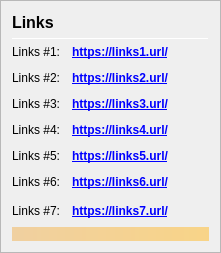
                <widget class="QFrame" name="frame_Links">
                 <property name="frameShape">
                  <enum>QFrame::StyledPanel</enum>
                 </property>
                 <property name="frameShadow">
                  <enum>QFrame::Raised</enum>
                 </property>
                 <layout class="QVBoxLayout" name="verticalLayout_Links">
                  <item>
                   <layout class="QHBoxLayout" name="horizontalLayout_Links_1" stretch="0,0">
                    <item>
                     <widget class="QLabel" name="label_Links_title">
                      <property name="minimumSize">
                       <size>
                        <width>0</width>
                        <height>20</height>
                       </size>
                      </property>
                      <property name="font">
                       <font>
                        <pointsize>12</pointsize>
                        <weight>75</weight>
                        <bold>true</bold>
                       </font>
                      </property>
                      <property name="text">
                       <string>Links</string>
                      </property>
                     </widget>
                    </item>
                    <item>
                     <spacer name="horizontalSpacer_Links_1">
                      <property name="orientation">
                       <enum>Qt::Horizontal</enum>
                      </property>
                      <property name="sizeHint" stdset="0">
                       <size>
                        <width>40</width>
                        <height>20</height>
                       </size>
                      </property>
                     </spacer>
                    </item>
                   </layout>
                  </item>
                  <item>
                   <widget class="Line" name="line_Links">
                    <property name="minimumSize">
                     <size>
                      <width>0</width>
                      <height>1</height>
                     </size>
                    </property>
                    <property name="maximumSize">
                     <size>
                      <width>16777215</width>
                      <height>1</height>
                     </size>
                    </property>
                    <property name="orientation">
                     <enum>Qt::Horizontal</enum>
                    </property>
                   </widget>
                  </item>
                  <item>
                   <layout class="QGridLayout" name="gridLayout_Links">
                    <property name="spacing">
                     <number>12</number>
                    </property>
                    <item row="1" column="0">
                     <widget class="QLabel" name="labelLinks1">
                      <property name="text">
                       <string>Links #1:</string>
                      </property>
                     </widget>
                    </item>
                    <item row="1" column="1">
                     <widget class="QLabel" name="labelLinksUrl1">
                      <property name="font">
                       <font>
                        <weight>75</weight>
                        <bold>true</bold>
                       </font>
                      </property>
                      <property name="text">
                       <string notr="true">&lt;a href=&quot;https://links1.url/&quot;&gt;https://links1.url/&lt;/a&gt;</string>
                      </property>
                      <property name="textFormat">
                       <enum>Qt::RichText</enum>
                      </property>
                      <property name="alignment">
                       <set>Qt::AlignLeading|Qt::AlignLeft|Qt::AlignVCenter</set>
                      </property>
                      <property name="openExternalLinks">
                       <bool>true</bool>
                      </property>
                     </widget>
                    </item>
                    <item row="2" column="0">
                     <widget class="QLabel" name="labelLinks2">
                      <property name="text">
                       <string>Links #2:</string>
                      </property>
                     </widget>
                    </item>
                    <item row="2" column="1">
                     <widget class="QLabel" name="labelLinksUrl2">
                      <property name="font">
                       <font>
                        <weight>75</weight>
                        <bold>true</bold>
                       </font>
                      </property>
                      <property name="text">
                       <string notr="true">&lt;a href=&quot;https://links2.url/&quot;&gt;https://links2.url/&lt;/a&gt;</string>
                      </property>
                      <property name="alignment">
                       <set>Qt::AlignLeading|Qt::AlignLeft|Qt::AlignVCenter</set>
                      </property>
                      <property name="openExternalLinks">
                       <bool>true</bool>
                      </property>
                     </widget>
                    </item>
                    <item row="3" column="0">
                     <widget class="QLabel" name="labelLinks3">
                      <property name="text">
                       <string>Links #3:</string>
                      </property>
                     </widget>
                    </item>
                    <item row="3" column="1">
                     <widget class="QLabel" name="labelLinksUrl3">
                      <property name="font">
                       <font>
                        <weight>75</weight>
                        <bold>true</bold>
                       </font>
                      </property>
                      <property name="text">
                       <string notr="true">&lt;a href=&quot;https://links3.url/&quot;&gt;https://links3.url/&lt;/a&gt;</string>
                      </property>
                      <property name="alignment">
                       <set>Qt::AlignLeading|Qt::AlignLeft|Qt::AlignVCenter</set>
                      </property>
                      <property name="openExternalLinks">
                       <bool>true</bool>
                      </property>
                     </widget>
                    </item>
                    <item row="4" column="0">
                     <widget class="QLabel" name="labelLinks4">
                      <property name="text">
                       <string>Links #4:</string>
                      </property>
                     </widget>
                    </item>
                    <item row="4" column="1">
                     <widget class="QLabel" name="labelLinksUrl4">
                      <property name="font">
                       <font>
                        <weight>75</weight>
                        <bold>true</bold>
                       </font>
                      </property>
                      <property name="text">
                       <string notr="true">&lt;a href=&quot;https://links4.url/&quot;&gt;https://links4.url/&lt;/a&gt;</string>
                      </property>
                      <property name="alignment">
                       <set>Qt::AlignLeading|Qt::AlignLeft|Qt::AlignVCenter</set>
                      </property>
                      <property name="openExternalLinks">
                       <bool>true</bool>
                      </property>
                     </widget>
                    </item>
                    <item row="5" column="0">
                     <widget class="QLabel" name="labelLinks5">
                      <property name="text">
                       <string>Links #5:</string>
                      </property>
                     </widget>
                    </item>
                    <item row="5" column="1">
                     <widget class="QLabel" name="labelLinksUrl5">
                      <property name="font">
                       <font>
                        <weight>75</weight>
                        <bold>true</bold>
                       </font>
                      </property>
                      <property name="text">
                       <string notr="true">&lt;a href=&quot;https://links5.url/&quot;&gt;https://links5.url/&lt;/a&gt;</string>
                      </property>
                      <property name="alignment">
                       <set>Qt::AlignLeading|Qt::AlignLeft|Qt::AlignVCenter</set>
                      </property>
                      <property name="openExternalLinks">
                       <bool>true</bool>
                      </property>
                     </widget>
                    </item>
                    <item row="6" column="0">
                     <widget class="QLabel" name="labelLinks6">
                      <property name="text">
                       <string>Links #6:</string>
                      </property>
                     </widget>
                    </item>
                    <item row="6" column="1">
                     <widget class="QLabel" name="labelLinksUrl6">
                      <property name="font">
                       <font>
                        <weight>75</weight>
                        <bold>true</bold>
                       </font>
                      </property>
                      <property name="text">
                       <string notr="true">&lt;a href=&quot;https://links6.url/&quot;&gt;https://links6.url/&lt;/a&gt;</string>
                      </property>
                      <property name="alignment">
                       <set>Qt::AlignLeading|Qt::AlignLeft|Qt::AlignVCenter</set>
                      </property>
                      <property name="openExternalLinks">
                       <bool>true</bool>
                      </property>
                     </widget>
                    </item>
                    <item row="7" column="0">
                     <widget class="QLabel" name="labelLinks7">
                      <property name="text">
                       <string>Links #7:</string>
                      </property>
                     </widget>
                    </item>
                    <item row="7" column="1">
                     <widget class="QLabel" name="labelLinksUrl7">
                      <property name="font">
                       <font>
                        <weight>75</weight>
                        <bold>true</bold>
                       </font>
                      </property>
                      <property name="text">
                       <string notr="true">&lt;a href=&quot;https://links7.url/&quot;&gt;https://links7.url/&lt;/a&gt;</string>
                      </property>
                      <property name="alignment">
                       <set>Qt::AlignLeading|Qt::AlignLeft|Qt::AlignVCenter</set>
                      </property>
                      <property name="openExternalLinks">
                       <bool>true</bool>
                      </property>
                     </widget>
                    </item>
                    <item row="7" column="2">
                     <spacer name="horizontalSpacer_Links_2">
                      <property name="orientation">
                       <enum>Qt::Horizontal</enum>
                      </property>
                      <property name="sizeHint" stdset="0">
                       <size>
                        <width>40</width>
                        <height>20</height>
                       </size>
                      </property>
                     </spacer>
                    </item>
                   </layout>
                  </item>
                  <item>
                   <widget class="QLabel" name="labelAlerts">
                    <property name="maximumSize">
                     <size>
                      <width>16777215</width>
                      <height>16777215</height>
                     </size>
                    </property>
                    <property name="styleSheet">
                     <string notr="true">background-color: qlineargradient(x1: 0, y1: 0, x2: 1, y2: 0, stop:0 #F0D0A0, stop:1 #F8D488); color:#000000;</string>
                    </property>
                    <property name="text">
                     <string/>
                    </property>
                    <property name="wordWrap">
                     <bool>true</bool>
                    </property>
                    <property name="margin">
                     <number>3</number>
                    </property>
                   </widget>
                  </item>
                 </layout>
                </widget>
